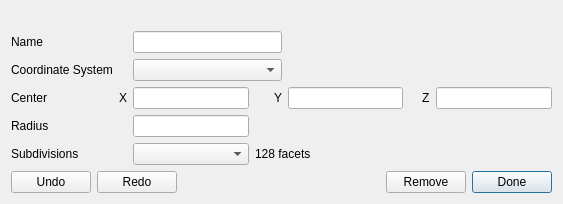
<?xml version="1.0" encoding="UTF-8"?>
<ui version="4.0">
 <class>SphereDialog</class>
 <widget class="QDialog" name="SphereDialog">
  <property name="geometry">
   <rect>
    <x>0</x>
    <y>0</y>
    <width>563</width>
    <height>204</height>
   </rect>
  </property>
  <property name="windowTitle">
   <string>Sphere</string>
  </property>
  <layout class="QVBoxLayout" name="verticalLayout">
   <item>
    <widget class="QLabel" name="m_errorLabel">
     <property name="styleSheet">
      <string notr="true">color:rgb(170, 0, 0)</string>
     </property>
     <property name="text">
      <string/>
     </property>
     <property name="alignment">
      <set>Qt::AlignCenter</set>
     </property>
    </widget>
   </item>
   <item>
    <layout class="QGridLayout" name="gridLayout">
     <item row="0" column="0">
      <widget class="QLabel" name="nameLabel">
       <property name="text">
        <string>Name</string>
       </property>
      </widget>
     </item>
     <item row="1" column="0">
      <widget class="QLabel" name="csysLabel">
       <property name="text">
        <string>Coordinate System</string>
       </property>
      </widget>
     </item>
     <item row="2" column="0">
      <widget class="QLabel" name="label">
       <property name="text">
        <string>Center</string>
       </property>
      </widget>
     </item>
     <item row="2" column="1">
      <widget class="QLabel" name="label_8">
       <property name="text">
        <string>X</string>
       </property>
      </widget>
     </item>
     <item row="2" column="2">
      <widget class="QLineEdit" name="m_centerXLineEdit">
       <property name="minimumSize">
        <size>
         <width>90</width>
         <height>0</height>
        </size>
       </property>
      </widget>
     </item>
     <item row="2" column="3">
      <spacer name="horizontalSpacer">
       <property name="orientation">
        <enum>Qt::Horizontal</enum>
       </property>
       <property name="sizeType">
        <enum>QSizePolicy::Fixed</enum>
       </property>
       <property name="sizeHint" stdset="0">
        <size>
         <width>13</width>
         <height>20</height>
        </size>
       </property>
      </spacer>
     </item>
     <item row="2" column="4">
      <widget class="QLabel" name="label_3">
       <property name="text">
        <string>Y</string>
       </property>
      </widget>
     </item>
     <item row="2" column="5">
      <widget class="QLineEdit" name="m_centerYLineEdit">
       <property name="minimumSize">
        <size>
         <width>90</width>
         <height>0</height>
        </size>
       </property>
      </widget>
     </item>
     <item row="2" column="6">
      <spacer name="horizontalSpacer_2">
       <property name="orientation">
        <enum>Qt::Horizontal</enum>
       </property>
       <property name="sizeType">
        <enum>QSizePolicy::Fixed</enum>
       </property>
       <property name="sizeHint" stdset="0">
        <size>
         <width>13</width>
         <height>20</height>
        </size>
       </property>
      </spacer>
     </item>
     <item row="2" column="7">
      <widget class="QLabel" name="label_4">
       <property name="text">
        <string>Z</string>
       </property>
      </widget>
     </item>
     <item row="2" column="8">
      <widget class="QLineEdit" name="m_centerZLineEdit">
       <property name="minimumSize">
        <size>
         <width>90</width>
         <height>0</height>
        </size>
       </property>
      </widget>
     </item>
     <item row="3" column="0">
      <widget class="QLabel" name="label_6">
       <property name="text">
        <string>Radius</string>
       </property>
      </widget>
     </item>
     <item row="3" column="2">
      <widget class="QLineEdit" name="m_radiusLineEdit"/>
     </item>
     <item row="4" column="0">
      <widget class="QLabel" name="label_11">
       <property name="text">
        <string>Subdivisions</string>
       </property>
      </widget>
     </item>
     <item row="4" column="2">
      <widget class="QComboBox" name="m_subdivisionsComboBox"/>
     </item>
     <item row="4" column="3" colspan="3">
      <widget class="QLabel" name="numFacetsLabel">
       <property name="text">
        <string>128 facets</string>
       </property>
      </widget>
     </item>
     <item row="0" column="2" colspan="3">
      <widget class="QLineEdit" name="m_nameLineEdit"/>
     </item>
     <item row="1" column="2" colspan="3">
      <widget class="QComboBox" name="m_csysComboBox"/>
     </item>
    </layout>
   </item>
   <item>
    <spacer name="verticalSpacer">
     <property name="orientation">
      <enum>Qt::Vertical</enum>
     </property>
     <property name="sizeHint" stdset="0">
      <size>
       <width>20</width>
       <height>0</height>
      </size>
     </property>
    </spacer>
   </item>
   <item>
    <layout class="QHBoxLayout" name="horizontalLayout_3">
     <item>
      <widget class="QPushButton" name="m_undoButton">
       <property name="text">
        <string>Undo</string>
       </property>
       <property name="flat">
        <bool>false</bool>
       </property>
      </widget>
     </item>
     <item>
      <widget class="QPushButton" name="m_redoButton">
       <property name="text">
        <string>Redo</string>
       </property>
      </widget>
     </item>
     <item>
      <spacer name="horizontalSpacer_5">
       <property name="orientation">
        <enum>Qt::Horizontal</enum>
       </property>
       <property name="sizeHint" stdset="0">
        <size>
         <width>40</width>
         <height>20</height>
        </size>
       </property>
      </spacer>
     </item>
     <item>
      <widget class="QPushButton" name="m_removeButton">
       <property name="text">
        <string>Remove</string>
       </property>
      </widget>
     </item>
     <item>
      <widget class="QPushButton" name="m_doneButton">
       <property name="text">
        <string>Done</string>
       </property>
       <property name="autoDefault">
        <bool>true</bool>
       </property>
       <property name="default">
        <bool>true</bool>
       </property>
      </widget>
     </item>
    </layout>
   </item>
  </layout>
 </widget>
 <tabstops>
  <tabstop>m_nameLineEdit</tabstop>
  <tabstop>m_csysComboBox</tabstop>
  <tabstop>m_centerXLineEdit</tabstop>
  <tabstop>m_centerYLineEdit</tabstop>
  <tabstop>m_centerZLineEdit</tabstop>
  <tabstop>m_radiusLineEdit</tabstop>
  <tabstop>m_subdivisionsComboBox</tabstop>
  <tabstop>m_undoButton</tabstop>
  <tabstop>m_redoButton</tabstop>
  <tabstop>m_removeButton</tabstop>
  <tabstop>m_doneButton</tabstop>
 </tabstops>
 <resources/>
 <connections/>
</ui>
